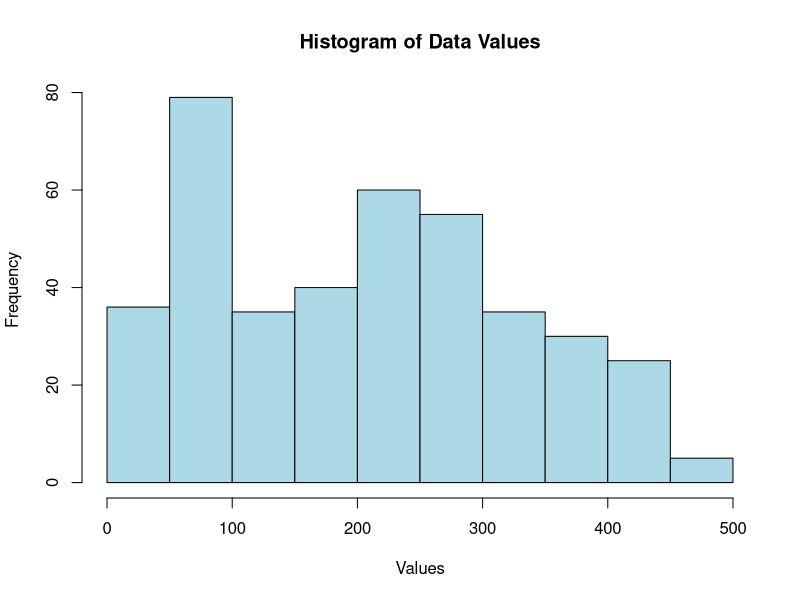

This chart was generated by the following R code:
# HISTOGRAM
# Load data from CSV
data <- read.csv("datasets/business_data.csv")

View(data)
v_data <- as.vector(as.matrix(data[, 2:5]))

hist(v_data,
     main = "Histogram of Data Values",
     xlab = "Values",
     ylab = "Frequency",
     col = "lightblue",
     border = "black")
